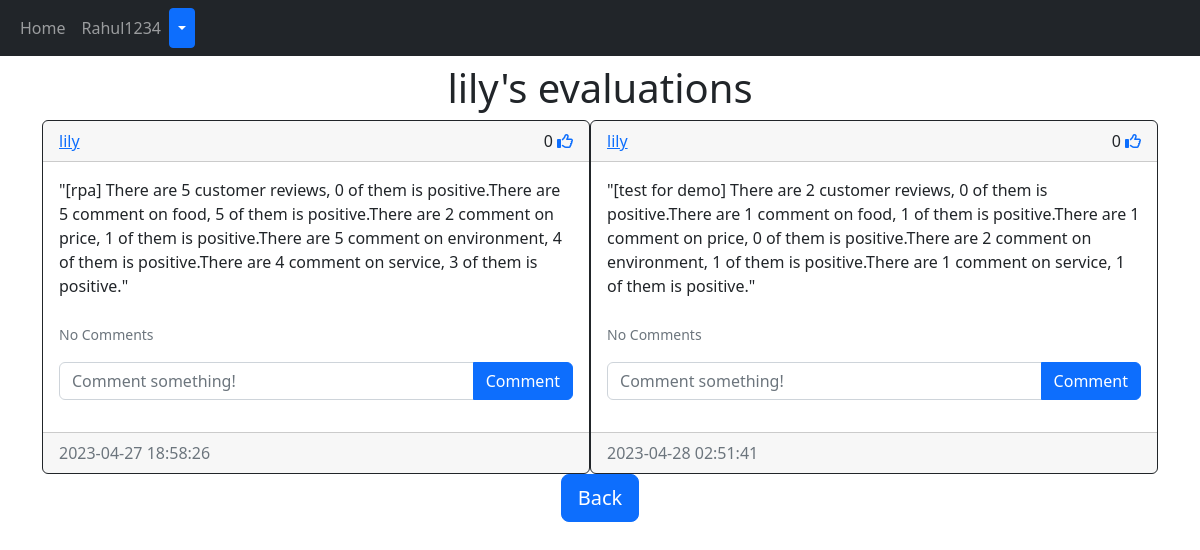
Page /posts/lily (signed in) on the committed database.
### application/models.py (models this page shows)
class User(db.Model, UserMixin):
    id = db.Column(db.Integer,primary_key=True)
    email = db.Column(db.String(150),unique=True)
    username = db.Column(db.String(150),unique=True)
    password = db.Column(db.String(150))
    date_created = db.Column(db.DateTime(timezone=True),default=func.now())
    posts =  db.relationship("Post", backref="user",cascade="all, delete")
    comments =  db.relationship("Comment", backref="user",cascade="all, delete")
    likes =  db.relationship("Like", backref="user",cascade="all, delete")
    followers = db.relationship("Follower", foreign_keys=[Follower.user_id], backref="followed_user", lazy="dynamic")
    following = db.relationship("Follower", foreign_keys=[Follower.follower_id], backref="follower", lazy="dynamic")

class Post(db.Model):
    id = db.Column(db.Integer,primary_key=True)
    text =db.Column(db.Text,nullable=False)
    date_created = db.Column(db.DateTime(timezone=True),default=func.now())
    author = db.Column(db.Integer,db.ForeignKey('user.id'),nullable = False)
    comments =  db.relationship("Comment", backref="post",cascade="all, delete")
    likes =  db.relationship("Like", backref="post",cascade="all, delete")

### application/views.py (the view)
@views.route("/posts/<username>")
@login_required
def post(username):
    user = User.query.filter_by(username=username).first()
    if not user:
        flash("No with that username exist", category="error")
        redirect(url_for('views.home'))
    posts = user.posts
    user_id = user.id
    following = Follower.query.filter_by(
        user_id=user.id, follower_id=current_user.id).first()
    return render_template("posts.html", user=current_user, posts=posts, username=username, User=User, following=following, user_id=user_id)

### app.py (called while the page is built)
def create_app():
    app = Flask(__name__)
    app.config['SECRET_KEY'] = "perfetchworld"
    app.config['SQLALCHEMY_DATABASE_URI'] = "sqlite:///database.db"
    app.config['SQLALCHEMY_TRACK_MODIFICATIONS'] = False
    db.init_app(app)
    app.app_context().push()
    app.register_blueprint(views,url_prefix="/")
    app.register_blueprint(authentication,url_prefix="/")
    create_database(app)
    login_manager = LoginManager()
    login_manager.login_view = "authentication.log_in"
    login_manager.init_app(app)
    @login_manager.user_loader
    def load_user(id):
        return User.query.get(int(id))
    return app

### templates/posts.html (shortened to what this page needs)
{% extends "posts_div.html" %}
{% block header %}
<h1 align="center">{{ username }}'s evaluations</h1>
<div style="
display: flex;
justify-content: space-betw
{% if username != current_user.username %}
{% endif %}
</div>
{% endblock %}
{% block footer %}
<div align="center">
    <a href="\home"><button type="button" class="btn btn-primary btn-lg">Back</button></a>
</div>
{% endblock %}

### templates/posts_div.html (shortened to what this page needs)
{% extends "nav.html" %} {% block title %}Hotel comments analysis{% endblock %} {% block content
%}
<h1 align="center">{% block header %}Hotel comments analysis{% endblock %}</h1>
<div id="posts">
  {% for post in posts %}
  <div class="card border-dark">
    <div class="card-header d-flex justify-content-between align-items-center">
      <a href="/posts/{{post.user.username}}">{{post.user.username}}</a>
      <div>
        {{post.likes|length}}
        <a href="/like-post/{{post.id}}"><i class="fa-regular fa-thumbs-up"></i></a>
      </div>
    </div>
    <div class="card-body">
      <div class="card-text">{{post.text}}</div>
      <br />
      <p class="card-text">
        {% if post.comments|length > 0 %}
        <a data-bs-toggle="collapse" href="#comments-{{post.id}}" role="button">
          <small>View {{post.comments|length}} Comments</small>
        </a>
        {% else %}
        <small class="text-muted">No Comments</small>
        {% endif %}
      </p>
      <form class="input-group mb-3" method="POST" action="/create-comment/{{post.id}}">
        <input type="text" id="text" name="text" class="form-control" placeholder="Comment something!" />
        <button type="submit" class="btn btn-primary">Comment</button>
      </form>
    </div>
    <div class="card-footer text-muted">{{post.date_created}}</div>
  </div>
  <br />{% endfor %}
</div>
{% block footer %}{% endblock %} {% endblock %}

### templates/nav.html (shortened to what this page needs)
<!DOCTYPE html>
<html lang="en">
<head>
  <link href="https://cdn.jsdelivr.net/npm/bootstrap@5.2.3/dist/css/bootstrap.min.css" rel="stylesheet"
>
</head>
<body>
  <nav class="navbar navbar-expand-lg navbar-dark bg-dark">
    <div class="container-fluid">
      <div class="collapse navbar-collapse" id="navbar">
        <div class="navbar-nav">
          <a class="nav-item nav-link" href="/home">Home</a>
          {% if user.is_authenticated %}
          <a class="nav-item nav-link">{{user.username}}</a>
          <div class="btn-group">
            <button type="button" class="btn btn-sm btn-primary dropdown-toggle" data-bs-toggle="dropdown"></button>
          </div>
          {% else %}
          <a class="nav-item nav-link" href="/login">Login</a>
          <a class="nav-item nav-link" href="/sign-up">Sign Up</a>
          {% endif %}
        </div>
      </div>
    </div>
  </nav>
  <div class="container">{% block content %}{% endblock %}<div>
</body>
</html>

### rows in the picture
User: username "Rahul1234"
User: username "lily"
Post: user.username "lily", likes|length "0", text "\"[rpa] There are 5 customer reviews, 0 of them is positive.There are 5 comment on food, 5 of them is positive.There are 2 comment on price, 1 of them is positive.There are 5 comment on environment, 4 of them is positive.There are 4 comment on service, 3 of them is positive.\"", date_created "2023-04-27 18:58:26"
Post: user.username "lily", likes|length "0", text "\"[test for demo] There are 2 customer reviews, 0 of them is positive.There are 1 comment on food, 1 of them is positive.There are 1 comment on price, 0 of them is positive.There are 2 comment on environment, 1 of them is positive.There are 1 comment on service, 1 of them is positive.\"", date_created "2023-04-28 02:51:41"
